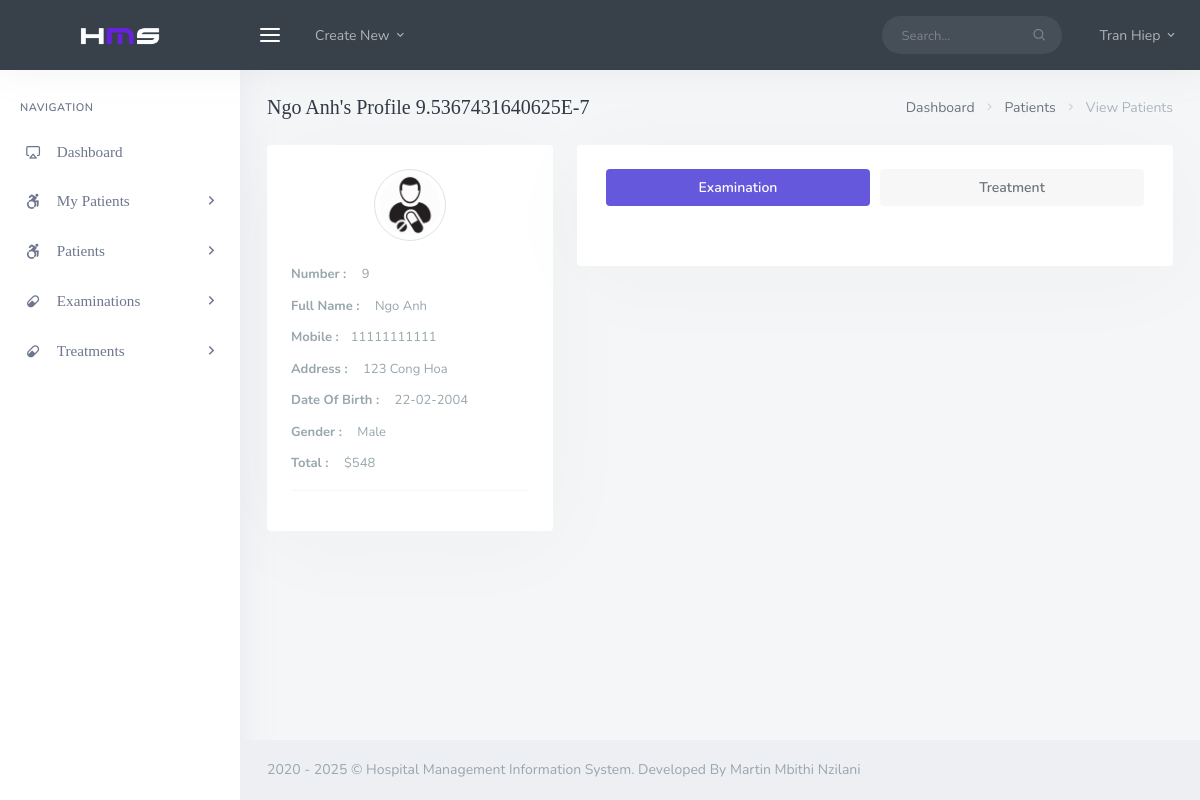
Page /backend/doc/view_single_patient.php?pat_id=9&&pat_number=9&&pat_name=Ngo_Anh (signed in) on the committed database.
### tables this page shows
CREATE TABLE `doctor` (
  `ECode` varchar(50) NOT NULL,
  `Gender` varchar(50) NOT NULL,
  `Address` varchar(50) NOT NULL,
  `StartDate` date NOT NULL,
  `Fname` varchar(50) NOT NULL,
  `Lname` varchar(50) NOT NULL,
  `DoB` date NOT NULL,
  `Phone` varchar(50) NOT NULL,
  `Name` varchar(50) NOT NULL,
  `Year` int(11) NOT NULL,
  `DCode` varchar(50) NOT NULL,
  `password` varchar(200) NOT NULL
);

CREATE TABLE `patient` (
  `PCode` int(50) NOT NULL,
  `Gender` varchar(50) NOT NULL,
  `DoB` date NOT NULL,
  `Address` varchar(50) NOT NULL,
  `Phone` varchar(50) NOT NULL,
  `Fname` varchar(50) NOT NULL,
  `Lname` varchar(50) NOT NULL
);

### assets/dataProvider.php (called while the page is built, shortened)
<?php
function executeQuery($sql){
    $conn = new mysqli('localhost', 'dean', 'mypassword', 'hospital');
    if (!($result = $conn->query($sql)))
        echo $conn->connect_error;
    return $result;
}
?>

### backend/doc/view_single_patient.php (the view, shortened to what this page needs)
<?php
  require ('../../assets/dataProvider.php');
?>
<!DOCTYPE html>
    <html lang="en">
    <?php include('assets/inc/head.php');?>
    <body>
        <div id="wrapper">
             <?php include("assets/inc/nav.php");?>
                <?php include("assets/inc/sidebar.php");?>
            <?php
                $pat_id=$_GET['pat_id'];
                $total = 0;
                $sql4 = "SELECT SUM(Fee) AS 'total' FROM examination E JOIN `outpatient` O ON O.OPCode = E.OPCode WHERE O.PCode = '".$pat_id."' ";
                $res4 = executeQuery($sql4);
                $row4 = $res4->fetch_array();
                $total += $row4['total'];
            $sql4 = "SELECT SUM(Fee) AS 'total' FROM treatment E JOIN `inpatient` O ON O.IPCode = E.IPCode WHERE O.PCode = '".$pat_id."' ";
            $res4 = executeQuery($sql4);
            $row4 = $res4->fetch_array();
            $total += $row4['total'];
                $ret="SELECT  * FROM `patient` P WHERE P.PCode= '".$pat_id."'";
                $start = microtime(true);
                $res = executeQuery($ret);
                $time =  microtime(true) - $start;
                while($row=$res->fetch_object())
            {
            ?>
            <div class="content-page">
                <div class="content">
                    <div class="container-fluid">
                        <div class="row">
                            <div class="col-12">
                                <div class="page-title-box">
                                    <div class="page-title-right">
                                        <ol class="breadcrumb m-0">
                                            <li class="breadcrumb-item"><a href="javascript: void(0);">Dashboard</a></li>
                                            <li class="breadcrumb-item"><a href="javascript: void(0);">Patients</a></li>
                                            <li class="breadcrumb-item active">View Patients</li>
                                        </ol>
                                    </div>
                                    <h4 class="page-title"><?php echo $row->Fname;?> <?php echo $row->Lname;?>'s Profile <?php echo $time ?></h4>
                                </div>
                            </div>
                        </div>
                        <div class="row">
                            <div class="col-lg-4 col-xl-4">
                                <div class="card-box text-center">
                                    <img src="assets/images/users/patient.png" class="rounded-circle avatar-lg img-thumbnail"
                                        alt="profile-image">
                                    <div class="text-left mt-3">
                                        <p class="text-muted mb-2 font-13"><strong>Number :</strong> <span class="ml-2"><?php echo $row->PCode;?></span></p>
                                        <p class="text-muted mb-2 font-13"><strong>Full Name :</strong> <span class="ml-2"><?php echo $row->Fname;?> <?php echo $row->Lname;?></span></p>
                                        <p class="text-muted mb-2 font-13"><strong>Mobile :</strong><span class="ml-2"><?php echo $row->Phone;?></span></p>
                                        <p class="text-muted mb-2 font-13"><strong>Address :</strong> <span class="ml-2"><?php echo $row->Address;?></span></p>
                                        <p class="text-muted mb-2 font-13"><strong>Date Of Birth :</strong> <span class="ml-2"><?php echo date("d-m-Y",strtotime($row->DoB));?></span></p>
                                        <p class="text-muted mb-2 font-13"><strong>Gender :</strong> <span class="ml-2"><?php echo $row->Gender;?></span></p>
                                        <p class="text-muted mb-2 font-13"><strong>Total : </strong><span class="ml-2">$<?php echo $total;?></span></p>
                                        <hr>
                                    </div>
                                </div>
                            </div>
                            <?php }?>
                            <div class="col-lg-8 col-xl-8">
                                <div class="card-box">
                                    <ul class="nav nav-pills navtab-bg nav-justified">
                                        <li class="nav-item">
                                            <a href="#aboutme" data-toggle="tab" aria-expanded="false" class="nav-link active">
                                                Examination
                                            </a>
                                        </li>
                                        <li class="nav-item">
                                            <a href="#settings" data-toggle="tab" aria-expanded="false" class="nav-link">
                                                Treatment
                                            </a>
                                        </li>
                                    </ul>
                                    <div class="tab-content">
                                    </div>
                                </div>
                            </div>
                        </div>
                    </div>
                </div>
                <?php include('assets/inc/footer.php');?>
            </div>
        </div>
    </body>
</html>

### backend/doc/assets/inc/nav.php (shortened to what this page needs)
<?php
    $doc_id = $_SESSION['doc_id'];
    $ret="SELECT * FROM  `doctor` WHERE ECode = '".$doc_id."'";
    $res = executeQuery($ret);
    while($row=$res->fetch_object())
    {
?>
    <div class="navbar-custom">
        <ul class="list-unstyled topnav-menu float-right mb-0">
            <li class="d-none d-sm-block">
                <form class="app-search">
                    <div class="app-search-box">
                        <div class="input-group">
                            <input type="text" class="form-control" placeholder="Search...">
                            <div class="input-group-append">
                                <button class="btn" type="submit">
                                    <i class="fe-search"></i>
                                </button>
                            </div>
                        </div>
                    </div>
                </form>
            </li>
            <li class="dropdown notification-list">
                <a class="nav-link dropdown-toggle nav-user mr-0 waves-effect waves-light" data-toggle="dropdown" href="#" role="button" aria-haspopup="false" aria-expanded="false">
                    <span class="pro-user-name ml-1">
                        <?php echo $row->Fname;?> <?php echo $row->Lname;?> <i class="mdi mdi-chevron-down"></i>
                    </span>
                </a>
            </li>
        </ul>
        <div class="logo-box">
            <a href="his_doc_dashboard.php" class="logo text-center">
                <span class="logo-lg">
                    <img src="assets/images/logo-light.png" alt="" height="18">
                </span>
            </a>
        </div>
        <ul class="list-unstyled topnav-menu topnav-menu-left m-0">
            <li>
                <button class="button-menu-mobile waves-effect waves-light">
                    <i class="fe-menu"></i>
                </button>
            </li>
            <li class="dropdown d-none d-lg-block">
                <a class="nav-link dropdown-toggle waves-effect waves-light" data-toggle="dropdown" href="#" role="button" aria-haspopup="false" aria-expanded="false">
                    Create New
                    <i class="mdi mdi-chevron-down"></i>
                </a>
            </li>
        </ul>
    </div>
<?php }?>

### rows in the picture
doctor: Fname "Tran", Lname "Hiep"
patient: Fname "Ngo", Lname "Anh", PCode "9", Phone "11111111111", Address "123 Cong Hoa", DoB "22-02-2004", Gender "Male"
